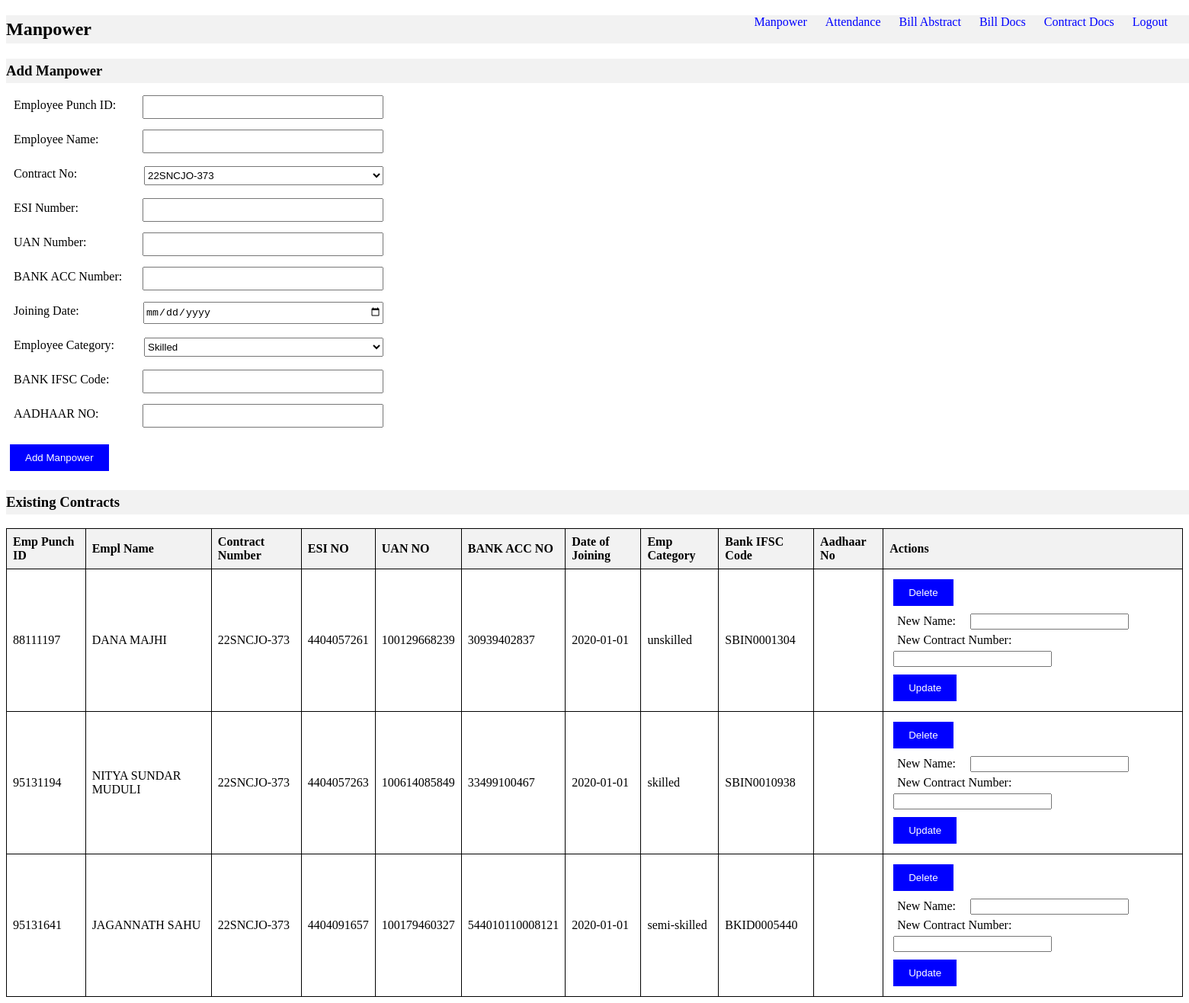
Screenshot of /manpower (signed in) with the database file from the repository.
### data_model_flask_alchemy.py (models this page shows)
class ContractEmployee(db.Model):
    __tablename__ = 'contract_employees'
    emp_punch_id = db.Column(db.Integer, primary_key=True)
    emp_name = db.Column(db.String)
    contract_no = db.Column(db.String, db.ForeignKey('contracts.contract_no'))
    esi_no = db.Column(db.Integer)
    pf_no = db.Column(db.Integer)
    bank_acc_no = db.Column(db.Integer)
    date_of_joining = db.Column(db.Date)
    emp_category = db.Column(db.String, CheckConstraint('emp_category IN ("skilled","semi-skilled","unskilled")'))
    bank_acc_ifsc_code = db.Column(db.String)
    aadhaar_no = db.Column(db.Integer)
    contract = db.relationship("Contract", back_populates="employees")

### app.py (the view)
    @app.route('/manpower')
    def manpower():
        if 'user_id' in session or "eic_user_id" not in session :
            return redirect(url_for('login'))
        contracts = db.session.query(Contract).filter_by(eic_pbno=session["eic_user_id"]).all()
        contract_nos = [contract.contract_no for contract in contracts]
        employees = db.session.query(ContractEmployee).filter(ContractEmployee.contract_no.in_(contract_nos)).all()
        return render_template('manpower.html', contracts=contracts,employees=employees)

### templates/manpower.html (shortened to what this page needs)
{% extends "base.html" %}
{% block content %}
    <nav>
        <ul>
            <li><a href="{{ url_for('manpower') }}">Manpower</a></li>
            <li><a href="{{ url_for('attendance') }}">Attendance</a></li>
            <li><a href="{{ url_for('create_abstract') }}">Bill Abstract</a></li>
            <li><a href="{{ url_for('bill_docs') }}">Bill Docs</a></li>
            <li><a href="{{ url_for('attendance') }}">Contract Docs</a></li>
            <li><a href="{{ url_for('logout') }}">Logout</a></li>
        </ul>
    </nav>
    <h2>Manpower</h2>
    <h3>Add Manpower</h3>
    <form class="styled-form" method="post" action="{{ url_for('add_manpower') }}">
        <div class="form-row">
            <label for="punch_id">Employee Punch ID:</label>
            <input type="number" id="punch_id" name="punch_id" required><br>
        </div>
        <div class="form-row">
            <label for="emp_name">Employee Name:</label>
            <input type="text" id="emp_name" name="emp_name" required><br>
        </div>
        <div class="form-row">
            <label for="contract_no">Contract No:</label><br>
            <select id="contract_no" name="contract_no">
                {% for contract in contracts %}
                    <option value="{{ contract.contract_no }}">{{ contract.contract_no }}</option>
                {% endfor %}
            </select><br>
        </div>
        <div class="form-row">
            <label for="esi_no">ESI  Number:</label>
            <input type="number" id="esi_no" name="esi_no" required><br>
        </div>
        <div class="form-row">
            <label for="pf_no">UAN  Number:</label>
            <input type="number" id="pf_no" name="pf_no" required><br>
        </div>
        <div class="form-row">
            <label for="bank_ac_no">BANK ACC  Number:</label>
            <input type="number" id="bank_ac_no" name="bank_ac_no" required><br>
        </div>
        <div class="form-row">
            <label for="dt_of_join">Joining Date:</label>
            <input type="date" id="dt_of_join" name="dt_of_join" required><br>
        </div>
        <div class="form-row">
            <label for="emp_category">Employee Category:</label>
            <select id="emp_category" name="emp_category" required>
                <option value="skilled">Skilled</option>
            </select><br>
        </div>
        <div class="form-row">
            <label for="bank_acc_ifsc_code">BANK IFSC Code:</label>
            <input type="text" id="bank_acc_ifsc_code" name="bank_acc_ifsc_code" required><br>
        </div>
        <div class="form-row">
            <label for="aadhaar_no">AADHAAR NO:</label>
            <input type="text" id="aadhaar_no" name="aadhaar_no" required><br>
        </div>
        <input type="submit" value="Add Manpower">
    </form>
    <h3>Existing Contracts</h3>
    <table border="1">
        <thead>
            <tr>
                <th>Emp Punch ID</th>
                <th>Empl Name</th>
                <th>Contract Number</th>
                <th>ESI NO</th>
                <th>UAN NO</th>
                <th>BANK ACC NO</th>
                <th>Date of Joining</th>
                <th>Emp Category</th>
                <th>Bank IFSC Code</th>
                <th>Aadhaar No</th>
                <th>Actions</th>
            </tr>
        </thead>
        <tbody>
            {% for employee in employees %}
                <tr>
                    <td>{{ employee.emp_punch_id }}</td>
                    <td>{{ employee.emp_name }}</td>
                    <td>{{ employee.contract_no }}</td>
                    <td>{{ employee.esi_no }}</td>
                    <td>{{ employee.pf_no }}</td>
                    <td>{{ employee.bank_acc_no }}</td>
                    <td>{{ employee.date_of_joining }}</td>
                    <td>{{ employee.emp_category }}</td>
                    <td>{{ employee.bank_acc_ifsc_code }}</td>
                    <td>{% if employee.aadhaar_no %} {{ employee.aadhaar_no }} {% else %} {{ "" }} {% endif %}</td>
                    <td>
                        <form method="post" action="{{ url_for('delete_manpower', emp_punch_id=employee.emp_punch_id) }}">
                            <input type="submit" value="Delete">
                        </form>
                        <form method="post" action="{{ url_for('update_manpower', emp_punch_id=employee.emp_punch_id) }}">
                            <label for="emp_name">New Name:</label>
                            <input type="text" id="emp_name" name="emp_name" required><br>
                            <label for="contract_no">New Contract Number:</label>
                            <input type="text" id="contract_no" name="contract_no" required><br>
                            <input type="submit" value="Update">
                        </form>
                    </td>
                </tr>
            {% endfor %}
        </tbody>
    </table>
{% endblock %}

### static/css/styles.css (style rules this page uses)
nav { float: right; }
nav ul { list-style-type: none; margin: 0; padding: 0; }
nav ul li { display: inline; margin-right: 20px; }
nav ul li a { text-decoration: none; color: blue; }
form { margin-bottom: 20px; }
label { margin-bottom: 5px; }
input[type="number"], input[type="text"], input[type="password"], select, input[type="date"] { margin-bottom: 10px; width: 200px; }
input[type="submit"] { background-color: blue; color: white; padding: 10px 20px; border: none; cursor: pointer; }
ul { list-style-type: none; padding: 0; }
table { border-collapse: collapse; width: 100%; }
th, td { border: 1px solid black; padding: 8px; }
th { background-color: #f2f2f2; text-align: left; }
td form { display: inline-block; margin: 0; }
h1,h2, h3 { width: 500%; background-color: #f2f2f2; padding: 5px 0; }
.styled-form { width: 500px; }
.form-row { display: flex; align-items: center; margin-bottom: 20px; height:25px; }
label { flex: 1; padding: 10px; }
select, input[type="text"], input[type="date"] , input[type="number"],input[type="password"] { flex: 2; height: 100%; margin: 5px; }
input[type="submit"] { flex: 1; margin-left: auto; height: 100%; margin: 5px; }

### rows the page displays
ContractEmployee: emp_punch_id "88111197", emp_name "DANA MAJHI", contract_no "22SNCJO-373", esi_no "4404057261", pf_no "100129668239", bank_acc_no "30939402837", date_of_joining "2020-01-01", emp_category "unskilled", bank_acc_ifsc_code "SBIN0001304"
ContractEmployee: emp_punch_id "95131194", emp_name "NITYA SUNDAR MUDULI", contract_no "22SNCJO-373", esi_no "4404057263", pf_no "100614085849", bank_acc_no "33499100467", date_of_joining "2020-01-01", emp_category "skilled", bank_acc_ifsc_code "SBIN0010938"
ContractEmployee: emp_punch_id "95131641", emp_name "JAGANNATH SAHU", contract_no "22SNCJO-373", esi_no "4404091657", pf_no "100179460327", bank_acc_no "544010110008121", date_of_joining "2020-01-01", emp_category "semi-skilled", bank_acc_ifsc_code "BKID0005440"

### other values shown
form field contract_no "22SNCJO-373"
